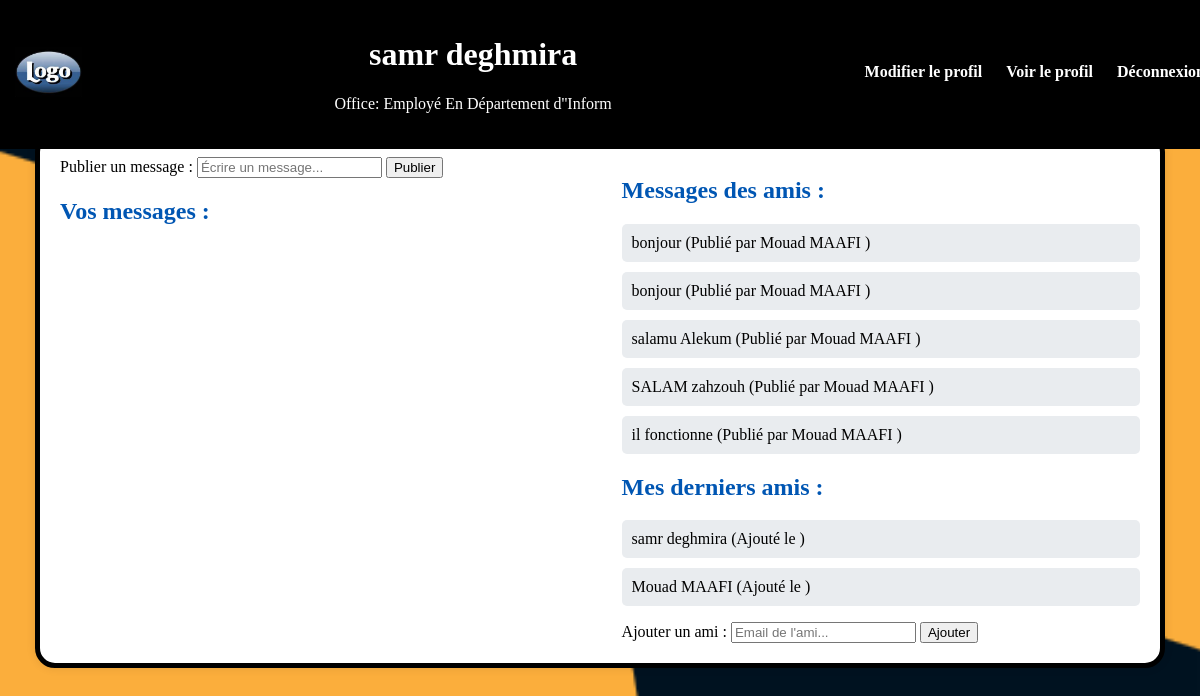
Screenshot of /bienvenue/ (signed in) with the database file from the repository.
### mon_projet/models.py (models this page shows, shortened)
class Person(models.Model):
    first_name = models.CharField(max_length=30)
    last_name = models.CharField(max_length=32)
    birth_date = models.DateField()
    email = models.EmailField()
    tlfn = models.CharField(max_length=20)
    password = models.CharField(max_length=32)
    amis = models.ManyToManyField("self", blank=True)
    Faculte = models.ForeignKey('Faculte', on_delete=models.CASCADE)

class Employee(Person):
    office = models.CharField(max_length=32)
    campus = models.ForeignKey('Campus', on_delete=models.CASCADE)
    job = models.ForeignKey('Job', on_delete=models.CASCADE)

class Message(models.Model):
    contenu = models.TextField()
    date_publication = models.DateTimeField(auto_now_add=True)
    student = models.ForeignKey('student', on_delete=models.CASCADE, null=True, blank=True)
    employee = models.ForeignKey('Employee', on_delete=models.CASCADE, null=True, blank=True)

class Person(models.Model):
    first_name = models.CharField(max_length=30)
    last_name = models.CharField(max_length=32)
    birth_date = models.DateField()
    email = models.EmailField()
    tlfn = models.CharField(max_length=20)
    password = models.CharField(max_length=32)
    amis = models.ManyToManyField("self", blank=True)
    Faculte = models.ForeignKey('Faculte', on_delete=models.CASCADE)

### mon_projet/views.py (the view, shortened to what this page needs)
# urls.py: path('bienvenue/', views.bienvenue, name='bienvenue'),
def bienvenue(request):
    user_id = request.session.get('user_id')
    user_type = request.session.get('user_type')
    if not user_id:
        return redirect('welcome')  # Redirection si non connecté
    if user_type == 'student':
        user = student.objects.get(id=user_id)
        extra_info = user.cursus
    else:
        user = Employee.objects.get(id=user_id)
        extra_info = user.office
    if not hasattr(user, 'full_name'):
        user.full_name = f"{user.first_name} {user.last_name}"
    if user_type == 'student':
        user_messages = Message.objects.filter(student=user).order_by('-date_publication')[:5]
    else:
        user_messages = Message.objects.filter(employee=user).order_by('-date_publication')[:5]
    user_friends = user.amis.all()
    amis_ids = user_friends.values_list('id', flat=True)
    messages_amis = Message.objects.filter(
        models.Q(student__id__in=amis_ids) | models.Q(employee__id__in=amis_ids)
    ).order_by('-date_publication')[:5]
    user_recent_friends = user.amis.all().order_by('-id')[:5]
    return render(request, 'bienvenue.html', {
        'user': user,
        'user_type': user_type,
        'extra_info': extra_info,
        'user_messages': user_messages,
        'messages_amis': messages_amis,
        'user_friends': user_recent_friends,
    })

### templates/bienvenue.html (shortened to what this page needs)
<!DOCTYPE html>
<html lang="fr">
<head>
    {% load static %}
    <link rel="stylesheet" href="{% static 'css/bienvenue.css' %}">
</head>
<body>
    <header>
        {% load static %}
        <img src="{% static 'image/logo.jpeg' %}" alt="Logo">
        <div class="user-info">
            <h1>{{ user.full_name }}</h1>
            <p>
                {% if user_type == 'student' %}
                    {{ extra_info }}
                {% else %}
                    Office: {{ extra_info }}
                {% endif %}
            </p>
        </div>
        <div class="links">
            <a href="/modifier-profil">Modifier le profil</a>
            <a href="/voir-profil">Voir le profil</a>
            <a href="/logout">Déconnexion</a>
        </div>
    </header>
    <div class="container">
        <div class="left">
            <div class="form-group">
                <form method="POST" action="">
                    <label for="message">Publier un message :</label>
                    <input type="text" id="message" name="message" placeholder="Écrire un message..." required>
                    <button type="submit" name="publish_message">Publier</button>
                </form>
            </div>
            <div class="messages">
                <h2>Vos messages :</h2>
            </div>
        </div>
        <div class="right">
            <div class="messages">
                <h2>Messages des amis :</h2>
                <ul>
                    {% for msg in messages_amis %}
                        <li>
                            {{ msg.contenu }} (Publié par
                            {% if msg.student %}
                                {{ msg.student.first_name }} {{ msg.student.last_name }}
                            {% else %}
                                {{ msg.employee.first_name }} {{ msg.employee.last_name }}
                            {% endif %}
                            )
                        </li>
                    {% endfor %}
                </ul>
            </div>
            <div class="friends">
                <h2>Mes derniers amis :</h2>
                <ul>
                    {% for friend in user_friends %}
                        <li>{{ friend.first_name }} {{ friend.last_name }} (Ajouté le {{ friend.added_at|date:"d/m/Y H:i" }})</li>
                    {% endfor %}
                </ul>
                <form method="POST" action="">
                    <label for="friend_email">Ajouter un ami :</label>
                    <input type="email" id="friend_email" name="friend_name" placeholder="Email de l'ami..." required>
                    <button type="submit" name="add_friend">Ajouter</button>
                </form>
            </div>
        </div>
    </div>
</body>
</html>

### mon_projet/static/css/bienvenue.css (style rules this page uses)
body { font-family: Georgia, serif; margin: 0; padding: 0; background: url("../image/back.png") no-repeat center center fixed; background-size: cover; display: flex; justify-content: center; align-items: center; height: 100vh; flex-direction: column; }
header { width: 100%; background-color: black; color: white; padding: 15px; display: flex; justify-content: space-between; align-items: center; position: fixed; top: 0; left: 0; z-index: 1000; border-bottom: 5px solid black; }
header img { height: 50px; margin-right: 10px; }
header .user-info { flex-grow: 1; text-align: center; }
header .links a { color: white; margin: 0 10px; text-decoration: none; font-weight: bold; margin-right: 10px; }
.container { width: 90%; max-width: 1400px; background: white; border: 5px solid black; padding: 20px; border-radius: 20px; box-shadow: 0 0 10px rgba(0, 0, 0, 0.1); margin: 100px auto; display: flex; justify-content: space-between; }
.left, .right { width: 48%; }
.messages, .friends { margin-top: 20px; }
.messages h2, .friends h2 { color: #0056b3; }
.messages ul, .friends ul { list-style-type: none; padding: 0; }
.messages li, .friends li { background-color: #e9ecef; margin-bottom: 10px; padding: 10px; border-radius: 5px; }

### rows the page displays
Employee: full_name "samr deghmira", office "Employé En Département d''Inform"
Message: contenu "bonjour", student.first_name "Mouad", student.last_name "MAAFI"
Message: contenu "bonjour", student.first_name "Mouad", student.last_name "MAAFI"
Message: contenu "salamu Alekum", student.first_name "Mouad", student.last_name "MAAFI"
Message: contenu "SALAM zahzouh", student.first_name "Mouad", student.last_name "MAAFI"
Message: contenu "il fonctionne", student.first_name "Mouad", student.last_name "MAAFI"
Person: first_name "samr", last_name "deghmira"
Person: first_name "Mouad", last_name "MAAFI"
